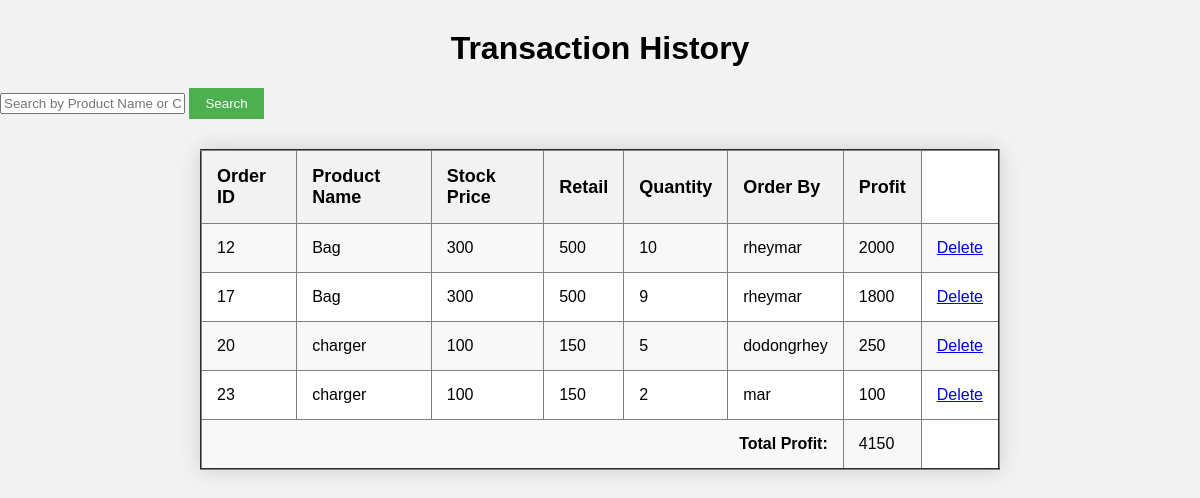
Screenshot of /IM-FINAL/transaction.php with the database file from the repository.
### tables this page shows
CREATE TABLE `transaction1` (
  `transaction_Id` int(20) NOT NULL,
  `order_id` int(10) NOT NULL,
  `customer_id` int(20) DEFAULT NULL,
  `product_name` varchar(20) NOT NULL,
  `stock_price` int(30) NOT NULL,
  `retail` int(30) NOT NULL,
  `quantity` int(30) NOT NULL,
  `profit` int(30) NOT NULL,
  `customer_name` varchar(50) NOT NULL
);

### IM-FINAL/transaction.php (the view, shortened to what this page needs)
<!DOCTYPE html>
<html>
<head>
</head>
<body>
    <h1>Transaction History</h1>
    <div class="search-container">
        <form method="POST" action="">
            <input type="text" name="search" placeholder="Search by Product Name or Customer Name">
            <input type="submit" value="Search" class="action-button">
        </form>
    </div>
    <table border="2">
        <tr>
            <th>Order ID</th>
            <th>Product Name</th>
            <th>Stock Price</th>
            <th>Retail</th>
            <th>Quantity</th>
            <th>Order By</th>
            <th>Profit</th>
        </tr>
        <?php
$conn = mysqli_connect("localhost", "root", "", "rtw_shop");
$totalProfit = 0;
if (isset($_POST['search'])) {
    $search = $_POST['search'];
    $sql = "SELECT * FROM transaction1 WHERE product_name LIKE '%$search%' OR customer_name LIKE '%$search%'";
    $result = $conn->query($sql);
} else {
    $sql = "SELECT * FROM transaction1";
    $result = $conn->query($sql);
}
if ($result->num_rows > 0) {
    while ($row = $result->fetch_assoc()) {
        echo "<tr>";
        echo "<td>" . $row['order_id'] . "</td>";
        echo "<td>" . $row['product_name'] . "</td>";
        echo "<td>" . $row['stock_price'] . "</td>";
        echo "<td>" . $row['retail'] . "</td>";
        echo "<td>" . $row['quantity'] . "</td>";
        echo "<td>" . $row['customer_name'] . "</td>";
        echo "<td>" . $row['profit'] . "</td>";
        echo "<td><a href='delete_transaction.php?order_id=" . $row['order_id'] . "'>Delete</a></td>";
        echo "</tr>";
        $totalProfit += $row['profit'];
    }
} else {
    echo "<tr><td colspan='6'>No transactions found</td></tr>";
}
?>
<tr>
    <td colspan="6" style="text-align: right;"><strong>Total Profit:</strong></td>
    <td><?php echo $totalProfit; ?></td>
</tr>
    </table>
</body>
</html>

### IM-FINAL/transaction.php (style rules this page uses)
body { font-family: Arial, sans-serif; margin: 0; padding: 0; background-color: #f2f2f2; }
h1 { text-align: center; margin-top: 30px; }
table { width: 800px; margin: 30px auto; border-collapse: collapse; background-color: #ffffff; box-shadow: 0 0 20px rgba(0, 0, 0, 0.15); }
th, td { padding: 15px; }
th { font-size: 18px; background-color: #f2f2f2; text-align: left; }
td { font-size: 16px; }
tr:nth-child(even) { background-color: #f8f8f8; }
.action-button { background-color: #4CAF50; color: white; padding: 8px 16px; border: none; cursor: pointer; }

### rows the page displays
transaction1: order "12", product_name "Bag", stock_price "300", retail "500", quantity "10", customer_name "rheymar", profit "2000"
transaction1: order "17", product_name "Bag", stock_price "300", retail "500", quantity "9", customer_name "rheymar", profit "1800"
transaction1: order "20", product_name "charger", stock_price "100", retail "150", quantity "5", customer_name "dodongrhey", profit "250"
transaction1: order "23", product_name "charger", stock_price "100", retail "150", quantity "2", customer_name "mar", profit "100"

### other values shown
$totalProfit "4150"
